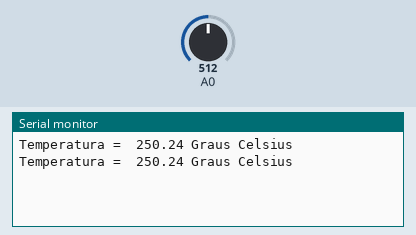
This sketch was run on a simulated Arduino Uno, built with avr-gcc and run on an emulated ATmega328P. Shown: the last lines printed to the serial monitor. Inputs (shaded band) come from the test bench; at power-on: A0 = 512.

Above: at 1.8 s.
1.9 s: A0 set to 716
At 2.6 s:
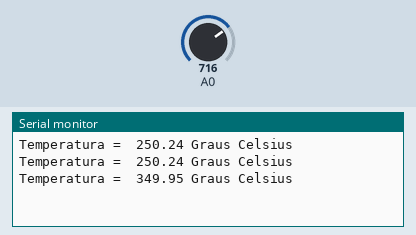
3.4 s: A0 set to 900
At 4.8 s:
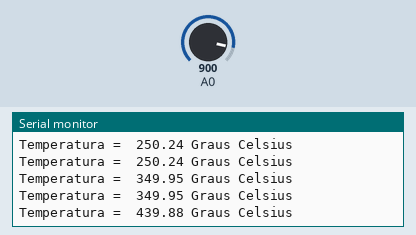
Timing chart, 0 to 6.4 s (numbered marks = the images above; inputs shaded):
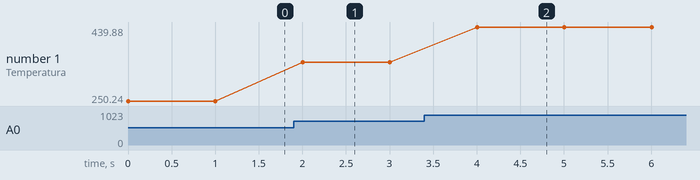

The sketch:

Pratica29_Temperatura_LM35.ino
```cpp
void setup(){
  Serial.begin(9600); }

void loop(){
  //temp. do sensor lida em volts
  float sense=analogRead(A0);

  //valor em graus celsius
  float temp=(((sense*5)/(1023)))/0.01;

  Serial.print("Temperatura =  ");
  Serial.print(temp);
  Serial.println(" Graus Celsius");
  delay(1000);
}
```

Measured:
- after the input at 1.9 s, the serial monitor: prints a new line after 0.10 s (image 1)
- after the input at 3.4 s, the serial monitor: prints a new line after 0.60 s (image 2)
- plotted number 1: 250.24 → 349.95 after the input at 1.9 s, 349.95 → 439.88 after the input at 3.4 s
